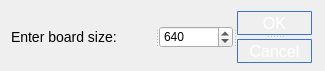
<?xml version="1.0" encoding="UTF-8"?>
<ui version="4.0">
 <class>SizeDialog</class>
 <widget class="QDialog" name="BoardSizeDialog">
  <property name="geometry">
   <rect>
    <x>0</x>
    <y>0</y>
    <width>325</width>
    <height>71</height>
   </rect>
  </property>
  <property name="windowTitle">
   <string>Dialog</string>
  </property>
  <property name="styleSheet">
   <string notr="true">QPushButton#okButton {
    padding:2px;
    color: #fff;
    font-size: 16px;
    border-radius: 1px;
    border: 1px solid #3873d9;
    background-color: qlineargradient( x1: 0, y1: 0, x2: 0, y2: 1,
                                        stop: 0 #4287ff, stop: 1 #356ccc);
 }
QPushButton#okButton:pressed {
    color: #111;
    border: 1px solid #3873d9;
    background: #fff;
 }

QPushButton#cancelButton {
    padding:2px;
    color: #fff;
    font-size: 16px;
    border-radius: 1px;
    border: 1px solid #3873d9;
    background-color: qlineargradient( x1: 0, y1: 0, x2: 0, y2: 1,
                                        stop: 0 #4287ff, stop: 1 #356ccc);
 }
QPushButton#cancelButton:pressed {
    color: #111;
    border: 1px solid #3873d9;
    background: #fff;
 }

QLabel#label {
   font-size: 14px;
 }

QLabel#label_2 {
   font-size: 14px;
 }</string>
  </property>
  <widget class="QSplitter" name="splitter_3">
   <property name="geometry">
    <rect>
     <x>11</x>
     <y>11</y>
     <width>301</width>
     <height>52</height>
    </rect>
   </property>
   <property name="orientation">
    <enum>Qt::Horizontal</enum>
   </property>
   <widget class="QSplitter" name="splitter_2">
    <property name="orientation">
     <enum>Qt::Horizontal</enum>
    </property>
    <widget class="QWidget" name="layoutWidget">
     <layout class="QVBoxLayout" name="verticalLayout_2">
      <item>
       <widget class="QLabel" name="label">
        <property name="text">
         <string>Enter board size:</string>
        </property>
       </widget>
      </item>
     </layout>
    </widget>
    <widget class="QWidget" name="layoutWidget">
     <layout class="QVBoxLayout" name="verticalLayout">
      <property name="leftMargin">
       <number>0</number>
      </property>
      <item>
       <widget class="QSpinBox" name="wBox">
        <property name="minimum">
         <number>1</number>
        </property>
        <property name="maximum">
         <number>1920</number>
        </property>
        <property name="value">
         <number>640</number>
        </property>
       </widget>
      </item>
     </layout>
    </widget>
   </widget>
   <widget class="QSplitter" name="splitter">
    <property name="orientation">
     <enum>Qt::Vertical</enum>
    </property>
    <widget class="QPushButton" name="okButton">
     <property name="minimumSize">
      <size>
       <width>75</width>
       <height>0</height>
      </size>
     </property>
     <property name="maximumSize">
      <size>
       <width>75</width>
       <height>16777215</height>
      </size>
     </property>
     <property name="styleSheet">
      <string notr="true"/>
     </property>
     <property name="text">
      <string>OK</string>
     </property>
    </widget>
    <widget class="QPushButton" name="cancelButton">
     <property name="minimumSize">
      <size>
       <width>75</width>
       <height>0</height>
      </size>
     </property>
     <property name="maximumSize">
      <size>
       <width>75</width>
       <height>16777215</height>
      </size>
     </property>
     <property name="text">
      <string>Cancel</string>
     </property>
    </widget>
   </widget>
  </widget>
 </widget>
 <resources/>
 <connections/>
</ui>
